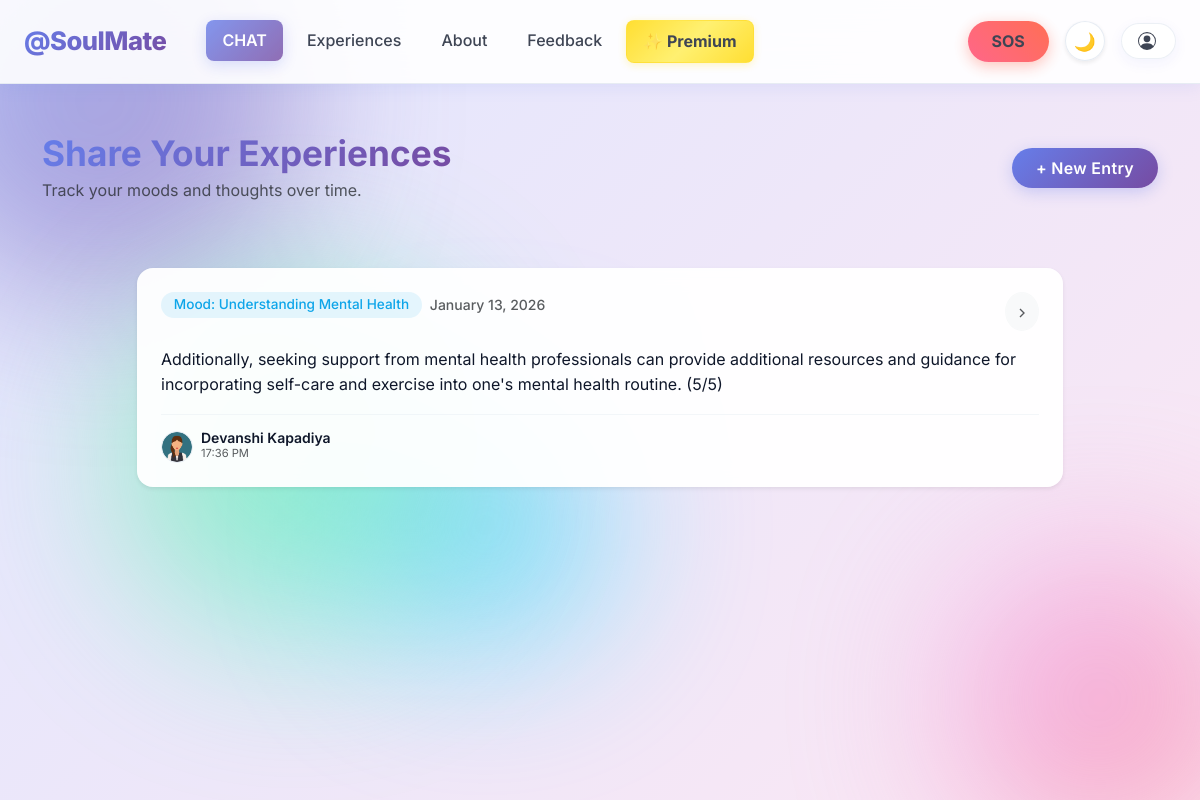
The app's page /all_journals (signed in) with its own data.
### ChatbotWebsite/models.py (models this page shows, shortened)
class Journal(db.Model):
    id = db.Column(db.Integer, primary_key=True)
    timestamp = db.Column(db.DateTime, nullable=False, default=datetime.now)
    mood = db.Column(db.String(30), nullable=False)
    content = db.Column(db.String(3000), nullable=False)
    user_id = db.Column(db.Integer, db.ForeignKey(
        'user.id'), nullable=False)  # Foreign key to User Class

class User(db.Model, UserMixin):
    id = db.Column(db.Integer, primary_key=True)
    username = db.Column(db.String(20), unique=True, nullable=False)
    email = db.Column(db.String(120), unique=True, nullable=False)
    password = db.Column(db.String(60), nullable=False)
    profile_image = db.Column(
        db.String(20), nullable=False, default='default.jpg')
    is_admin = db.Column(db.Boolean, nullable=False, default=False)
    messages = db.relationship('ChatMessage', backref='user', lazy=True)
    journals = db.relationship('Journal', backref='user', lazy=True)
    feedbacks = db.relationship('Feedback', backref='user', lazy=True)

### ChatbotWebsite/journal/routes.py (the view)
@journals.route("/all_journals")
@login_required
def all_journals():
    page = request.args.get("page", 1, type=int)  # Pagination
    journals = (
        Journal.query.filter_by(user_id=current_user.id)
        .order_by(Journal.timestamp.desc())
        .paginate(page=page, per_page=5)
    )
    return render_template("all_journals.html", title="Journals", journals=journals)

### ChatbotWebsite/models.py (called while the page is built)
@login_manager.user_loader
def load_user(user_id):
    return User.query.get(int(user_id))

### ChatbotWebsite/templates/all_journals.html (shortened to what this page needs)
{% extends 'layout.html' %}
{% block content %}
<div class="container py-5 fade-in">
  <div class="d-flex flex-column flex-md-row justify-content-between align-items-center mb-5 pb-3">
    <div>
      <h1 class="fw-bold mb-1 gradient-text" style="font-size: 2.2rem;">Share Your Experiences</h1>
      <p class="text-muted mb-0">Track your moods and thoughts over time.</p>
    </div>
    <div class="mt-3 mt-md-0">
      <a class="btn btn-primary rounded-pill px-4 py-2 fw-semibold ripple" href="{{ url_for('journals.new_journal') }}">
        <span>+</span> New Entry
      </a>
    </div>
  </div>
  <div class="row g-4 justify-content-center">
    {% if not journals.items %}
      <div class="col-12 text-center py-5">
        <div class="d-inline-flex bg-light rounded-circle p-4 mb-3" style="background: var(--input-bg) !important;">
          <span style="font-size: 2.5rem;">✍️</span>
        </div>
        <h4 class="fw-bold">No entries yet</h4>
        <p class="text-muted mx-auto" style="max-width: 400px;">Start your journaling journey today by writing down how you feel.</p>
      </div>
    {% else %}
      {% for journal in journals.items %}
        <div class="col-12 col-xl-10">
          <div class="card border-0 rounded-4 shadow-sm" style="background: var(--card-bg); transition: transform 0.2s; cursor: pointer;" onclick="window.location='{{ url_for('journals.journal', journal_id=journal.id) }}'" onmouseover="this.style.transform='translateY(-3px)'; this.style.boxShadow='var(--shadow-md)';" onmouseout="this.style.transform='translateY(0)'; this.style.boxShadow='var(--shadow-sm)';">
            <div class="card-body p-4">
              <div class="d-flex justify-content-between align-items-start mb-3">
                <div class="d-flex align-items-center gap-2">
                  <span class="badge rounded-pill fw-medium" style="background: rgba(14, 165, 233, 0.1); color: #0ea5e9; font-size: 0.85rem; padding: 0.4rem 0.8rem;">
                    Mood: {{ journal.mood }}
                  </span>
                  <span class="text-muted small fw-medium">{{ journal.timestamp.strftime('%B %d, %Y') }}</span>
                </div>
                <div>
                  <a href="{{ url_for('journals.journal', journal_id=journal.id) }}" class="btn btn-light btn-sm rounded-circle p-2 text-muted" aria-label="View Entry" onclick="event.stopPropagation();">
                    <svg width="16" height="16" viewBox="0 0 24 24" fill="none" stroke="currentColor" stroke-width="2"><polyline points="9 18 15 12 9 6"></polyline></svg>
                  </a>
                </div>
              </div>
              <p class="text-truncate mb-0" style="color: var(--text-color); font-size: 1rem; line-height: 1.6; max-height: 3.2rem; display: -webkit-box; -webkit-line-clamp: 2; -webkit-box-orient: vertical; white-space: normal;">
                {{ journal.content }}
              </p>
              <hr style="border-color: var(--border-color); opacity: 0.5; margin: 1rem 0;">
              <div class="d-flex align-items-center">
                <img src="{{ url_for('static', filename='profile_images/' + current_user.profile_image) }}" alt="avatar" class="rounded-circle me-2 border" style="width: 32px; height: 32px; object-fit: cover; border-color: var(--border-color) !important;">
                <div class="d-flex flex-column">
                  <span class="fw-semibold small" style="line-height: 1;">{{ journal.user.username }}</span>
                  <span class="text-muted" style="font-size: 0.7rem;">{{ journal.timestamp.strftime('%H:%M %p') }}</span>
                </div>
              </div>
            </div>
          </div>
        </div>
      {% endfor %}
    {% endif %}
  </div>
</div>
{% endblock content %}

### ChatbotWebsite/static/styles/layout.css (style rules this page uses)
:root { --primary-gradient: linear-gradient(135deg, #667eea 0%, #764ba2 100%); --secondary-gradient: linear-gradient(135deg, #f093fb 0%, #f5576c 100%); --calm-gradient: linear-gradient(135deg, #4facfe 0%, #00f2fe 100%); --warm-gradient: linear-gradient(135deg, #fa709a 0%, #fee140 100%); --nature-gradient: linear-gradient(135deg, #43e97b 0%, #38f9d7 100%); --pastel-blue: #667eea; --pastel-blue-light: #e0e7ff; --pastel-blue-dark: #5a67d8; --pastel-cream: #faf8f5; --pastel-lavender: #e9d5ff; --pastel-mint: #d1fae5; --pastel-peach: #ffe4d6; --pastel-rose: #fce7f3; --bg-color: #f8fafc; --text-color: #0f172a; --text-muted: #64748b; --navbar-bg: rgba(255, 255, 255, 0.9); --card-bg: rgba(255, 255, 255, 0.95); --border-color: rgba(226, 232, 240, 0.8); --hover-bg: rgba(241, 245, 249, 0.8); --input-bg: #ffffff; --modal-bg: #ffffff; --table-header-bg: #f8fafc; --table-border: #e2e8f0; --primary-glow: rgba(102, 126, 234, 0.3); --shadow-sm: 0 4px 15px rgba(102, 126, 234, 0.1); --shadow-md: 0 8px 32px rgba(31, 38, 135, 0.15); --shadow-glow: 0 0 30px rgba(102, 126, 234, 0.2); --alert-bg: #ffffff; --body-bg: linear-gradient(135deg, #e0e7ff 0%, #fce7f3 25%, #d1fae5 50%, #e0e7ff 75%, #fce7f3 100%); --body-bg-size: 400% 400%; --transition-fast: 0.2s ease; --transition-normal: 0.3s ease; --transition-slow: 0.5s ease; --bs-body-color: var(--text-color); --bs-body-bg: var(--bg-color); --bs-tertiary-bg: var(--input-bg); --bs-secondary-bg: var(--hover-bg); --bs-border-color: var(--border-color); --bs-primary: #667eea; --bs-primary-rgb: 102, 126, 234; }
body { font-family: 'Inter', system-ui, -apple-system, sans-serif; background: var(--body-bg); background-size: var(--body-bg-size); background-attachment: fixed; animation: gradientShift 15s ease infinite; color: var(--text-color); transition: all var(--transition-normal); line-height: 1.6; min-height: 100vh; overflow-x: hidden; }
.card { background-color: var(--card-bg) !important; color: var(--text-color) !important; border-color: var(--border-color) !important; box-shadow: var(--shadow-sm); transition: all 0.3s ease; }
.btn { font-family: 'Inter', sans-serif; letter-spacing: 0.3px; transition: all 0.2s ease; }
a { color: #0ea5e9; text-decoration: none; transition: color 0.2s ease; }
.card { background-color: var(--card-bg) !important; color: var(--text-color) !important; border-color: var(--border-color) !important; box-shadow: var(--shadow-sm); transition: all var(--transition-normal); backdrop-filter: blur(10px); border-radius: 20px; overflow: hidden; }
.btn-primary { background: var(--primary-gradient) !important; border: none !important; box-shadow: 0 4px 15px rgba(102, 126, 234, 0.3); transition: all var(--transition-fast); }
.gradient-text { background: var(--primary-gradient); -webkit-background-clip: text; -webkit-text-fill-color: transparent; background-clip: text; }
.ripple { position: relative; overflow: hidden; }
.ripple::after { content: ''; position: absolute; top: 50%; left: 50%; width: 5px; height: 5px; background: rgba(255, 255, 255, 0.5); opacity: 0; border-radius: 100%; transform: scale(1, 1) translate(-50%); transform-origin: 50% 50%; }
.fade-in { animation: fadeIn 0.6s ease-out; }

### records on screen
Journal: mood "Understanding Mental Health", timestamp "January 13, 2026", content "Additionally, seeking support from mental health professionals can provide additional resources and guidance for incorporating self-care and exercise into one's mental health routine. (5/5)", profile_image (picture), user.username "Devanshi Kapadiya", timestamp "17:36 PM"
